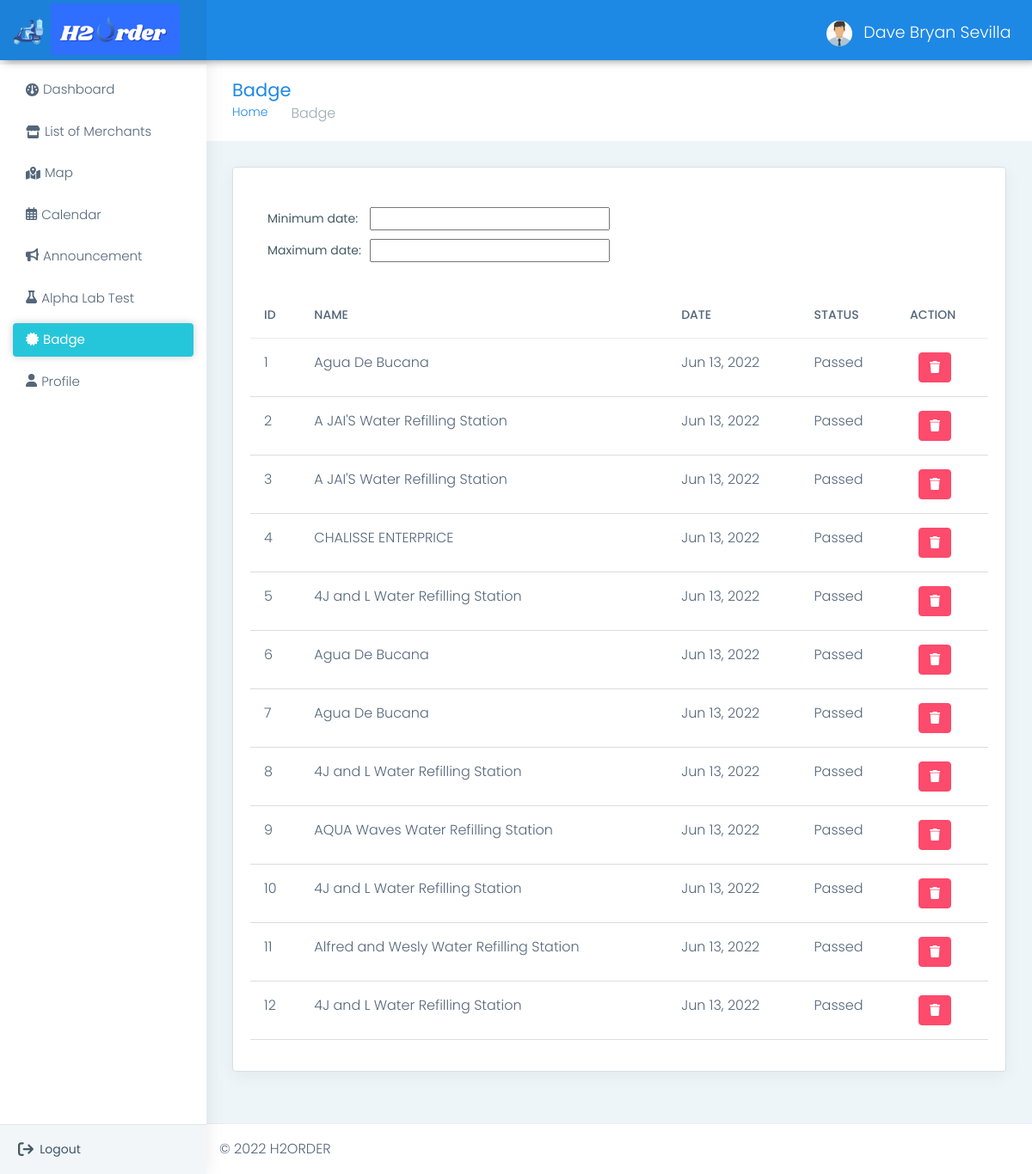
Screenshot of /admin/badge.php (signed in) with the database file from the repository.
### tables this page shows
CREATE TABLE `inspection` (
  `inspection_id` int(11) NOT NULL,
  `admin_id` int(11) NOT NULL,
  `merchant_id` int(11) NOT NULL,
  `date` timestamp NOT NULL DEFAULT CURRENT_TIMESTAMP ON UPDATE CURRENT_TIMESTAMP,
  `file` varchar(255) DEFAULT NULL,
  `status` varchar(50) NOT NULL
);

CREATE TABLE `merchant` (
  `merchant_id` int(11) NOT NULL,
  `username` varchar(255) NOT NULL,
  `password` varchar(255) NOT NULL,
  `business_name` varchar(255) NOT NULL,
  `owner` varchar(255) NOT NULL,
  `address` varchar(255) NOT NULL,
  `barangay` varchar(255) NOT NULL,
  `email` varchar(255) NOT NULL,
  `contact_number` varchar(255) NOT NULL,
  `image` varchar(255) NOT NULL,
  `latitude` varchar(255) NOT NULL,
  `longitude` varchar(255) NOT NULL,
  `opening` time NOT NULL,
  `closing` time NOT NULL,
  `status` varchar(255) NOT NULL
);

### admin/name.php (called while the page is built, shortened)
<?php
	require 'connect.php';
	$query = $conn->query("SELECT * FROM `admin` WHERE `admin_id` = '$_SESSION[admin_id]'") or die(mysqli_error());
	$fetch = $query->fetch_array();
?>

### admin/badge.php (the view, shortened to what this page needs)
<!DOCTYPE html>
<?php
    require 'name.php';
?>
<html dir="ltr" lang="en">
<head>
    <link href="css/style.min.css" rel="stylesheet">
<link rel="stylesheet" href="https://cdn.datatables.net/1.10.21/css/dataTables.bootstrap4.min.css">
 <link rel='stylesheet' href='https://cdn.datatables.net/buttons/1.2.2/css/buttons.bootstrap.min.css'>
<link rel='stylesheet' href='https://cdn.datatables.net/1.10.24/css/jquery.dataTables.min.css'>
<link rel='stylesheet' href='https://cdn.datatables.net/datetime/1.0.3/css/dataTables.dateTime.min.css'>
</head>
<body>
    <div id="main-wrapper" data-layout="vertical" data-navbarbg="skin5" data-sidebartype="full"
        data-sidebar-position="absolute" data-header-position="absolute" data-boxed-layout="full">
        <header class="topbar" data-navbarbg="skin6">
            <nav class="navbar top-navbar navbar-expand-md navbar-dark">
                <div class="navbar-header" data-logobg="skin6">
                   <a class="navbar-brand ms-4" href="adminhome.php">
                        <b class="logo-icon">
                            <img src="assets/images/logo.png" style="height: 60px; margin-top: 15px; margin-left:-20px" alt="homepage" class="dark-logo" />
                        </b>
                        <span class="logo-text">
                            <img src="assets/images/H3.png" style="width: 150px; margin-left: -10px;margin-top:-10px" alt="homepage" class="dark-logo" />
                        </span>
                    </a>
                </div>
                <div class="navbar-collapse collapse" id="navbarSupportedContent" data-navbarbg="skin5">
                    <ul class="navbar-nav me-auto mt-md-0 ">
                        <li class="nav-item search-box">
                            <a class="nav-link text-muted" href="javascript:void(0)"><i class="ti-search"></i></a>
                        </li>
                    </ul>
                    <ul class="navbar-nav">
                        <li class="nav-item dropdown">
                            <a class="nav-link dropdown-toggle text-muted waves-effect waves-dark" href="#" id="navbarDropdown" role="button" data-bs-toggle="dropdown" aria-expanded="false">
                                <img src = "photo/<?php echo $fetch['photo']?>" alt="user" class="profile-pic me-2">
                                <?php echo $fetch['name']?>
                            </a>
                        </li>
                    </ul>
                </div>
            </nav>
        </header>
        <aside class="left-sidebar" data-sidebarbg="skin6">
            <div class="scroll-sidebar">
                  <?php include 'navbar.php' ?>
            </div>
            <div class="sidebar-footer">
                <div class="row">
                    <div class="col-4 link-wrap">
                        <a href="logout.php" class="link" data-toggle="tooltip" title="" data-original-title="Logout"><i class="fa-solid fa-arrow-right-from-bracket"></i></a>
                    </div>
                    <div class="col-4 link-wrap" style="margin-left:-50px; margin-top: 3px">
                          Logout
                    </div>
                </div>
            </div>
        </aside>
        <div class="page-wrapper">
            <div class="page-breadcrumb">
                <div class="row align-items-center">
                    <div class="col-md-6 col-8 align-self-center">
                        <h3 class="page-title mb-0 p-0">Badge</h3>
                        <div class="d-flex align-items-center">
                            <nav aria-label="breadcrumb">
                                <ol class="breadcrumb">
                                    <li class="breadcrumb-item"><a href="#">Home</a></li>
                                    <li class="breadcrumb-item active" aria-current="page">Badge</li>
                                </ol>
                            </nav>
                        </div>
                    </div>
                </div>
            </div>
            <div class="container-fluid">
                <div class="row">
                    <div class="col-sm-12">
                        <div class="card">
                            <div class="card-body">
                                <div class="table-responsive">
     <br>
<table border="0" cellspacing="5" cellpadding="5" style="margin-left: 15px; margin-bottom:30px;">
        <tbody><tr>
            <td>Minimum date:</td>
            <td><input type="text" id="min" name="min"></td>
        </tr>
        <tr>
            <td>Maximum date:</td>
            <td><input type="text" id="max" name="max"></td>
        </tr>
    </tbody>
</table>
                                    <table id="table" class="table user-table">
                                        <thead>
                                            <tr>
                                                <th class="border-top-0">ID</th>
                                                <th class="border-top-0">NAME</th>
                                                <th class="border-top-0">DATE</th>
                                                <th class="border-top-0">STATUS</th>
                                                <th class="border-top-0">ACTION</th>
                                            </tr>
                                        </thead>
                                        <tbody>
                                              <?php
                                                   $query = $conn->query("SELECT inspection.inspection_id, merchant.business_name,
                                                          inspection.date,inspection.status
                                                 FROM merchant
                                                 RIGHT JOIN inspection
                                                 ON merchant.merchant_id = inspection.merchant_id
                                                 WHERE inspection.date > DATE_SUB(CURDATE(), INTERVAL 6 MONTH)") or die(mysqli_error());
                                                   while($fetch = $query->fetch_array()){
                                               ?>
                                            <tr>
                                                <td><?php echo $fetch['inspection_id']?></td>
                                                <td><?php echo $fetch['business_name']?></td>
                                                <td><?php echo date("M d, Y", strtotime($fetch['date']))?></td>
                                                <td><?php echo $fetch['status']?></td>
                                                <td>
                                                   <a class = "btn btn-danger" href="delete_inspection.php?inspection_id=<?php echo $fetch['inspection_id']?>" onclick = "confirmationDelete(this); return false;"
                                                     style="color:white; margin-left:10px">
                                                    <i class="fa-solid fa-trash"></i></a></td>
                                            </tr>
                                             <?php
                                                }
                                              ?>
                                            </tbody>
                                        </table>
                                    </div>
                                </div>
                            </div>
                        </div>
                    </div>
            </div>
            <footer class="footer"> © 2022 H2ORDER </a>
            </footer>
        </div>
    </div>
</body>
</html>

### admin/badge.php (style rules this page uses)
tbody, td, tfoot, th, thead, tr { border-color: #DCDCDC; border-style:solid; border-width: 0; }

### rows the page displays
inspection: inspection_id "1", merchant.business_name "Agua De Bucana", date "Jun 13, 2022", status "Passed"
inspection: inspection_id "2", merchant.business_name "A JAI'S Water Refilling Station", date "Jun 13, 2022", status "Passed"
inspection: inspection_id "3", merchant.business_name "A JAI'S Water Refilling Station", date "Jun 13, 2022", status "Passed"
inspection: inspection_id "4", merchant.business_name "CHALISSE ENTERPRICE", date "Jun 13, 2022", status "Passed"
inspection: inspection_id "5", merchant.business_name "4J and L Water Refilling Station", date "Jun 13, 2022", status "Passed"
inspection: inspection_id "6", merchant.business_name "Agua De Bucana", date "Jun 13, 2022", status "Passed"
inspection: inspection_id "7", merchant.business_name "Agua De Bucana", date "Jun 13, 2022", status "Passed"
inspection: inspection_id "8", merchant.business_name "4J and L Water Refilling Station", date "Jun 13, 2022", status "Passed"
inspection: inspection_id "9", merchant.business_name "AQUA Waves Water Refilling Station", date "Jun 13, 2022", status "Passed"
inspection: inspection_id "10", merchant.business_name "4J and L Water Refilling Station", date "Jun 13, 2022", status "Passed"
inspection: inspection_id "11", merchant.business_name "Alfred and Wesly Water Refilling Station", date "Jun 13, 2022", status "Passed"
inspection: inspection_id "12", merchant.business_name "4J and L Water Refilling Station", date "Jun 13, 2022", status "Passed"

### other values shown
$fetch['name'] "Dave Bryan Sevilla"
